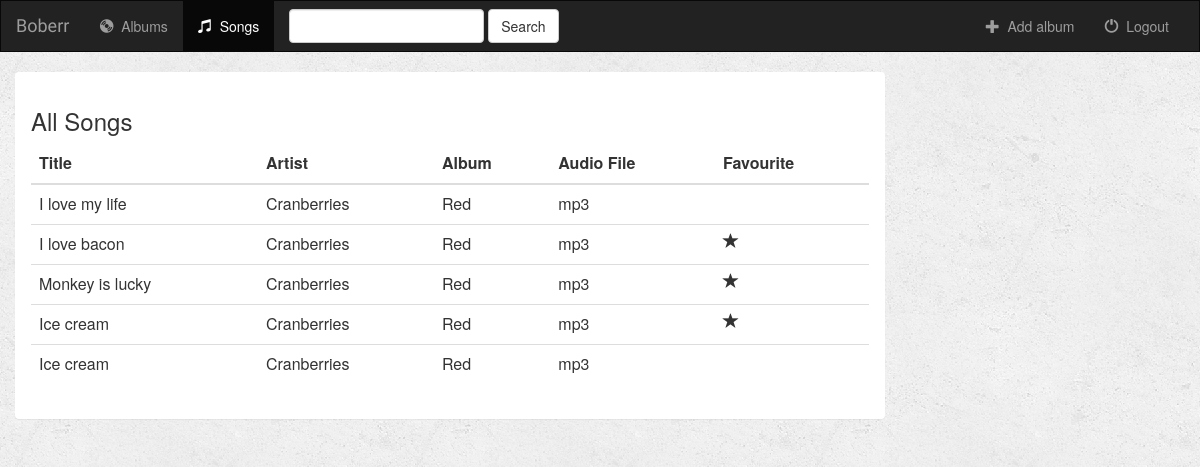
/music/songs/, run on an earlier commit of the app's database.
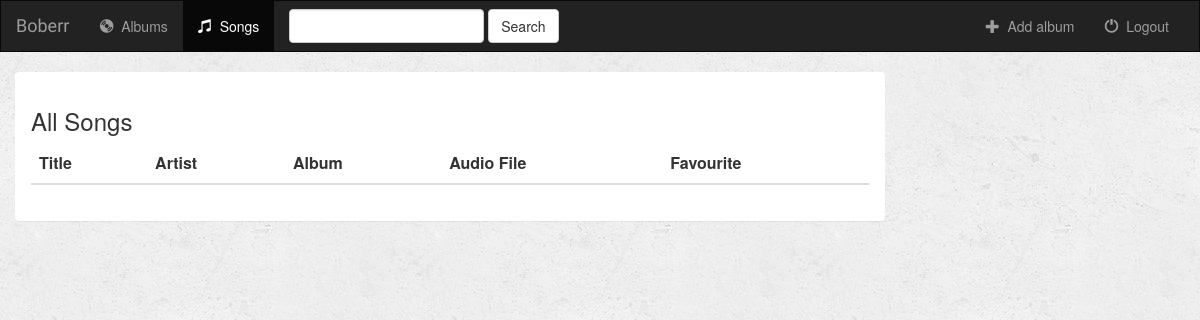
And on a later commit of the database.
### music/models.py (models this page shows, shortened)
class Song(models.Model):
    album = models.ForeignKey(Album, on_delete=models.CASCADE)
    file_type = models.CharField(max_length=16)
    song_title = models.CharField(max_length=256)
    is_favourite = models.BooleanField(default=False)

class Album(models.Model):
    artist = models.CharField(max_length=256)
    album_title = models.CharField(max_length=512)
    genre = models.CharField(max_length=128)
    album_logo = models.ImageField()

### music/views.py (the view)
# urls.py: path('songs/', views.SongListView.as_view(), name='songs'),
class SongListView(generic.ListView):
    template_name = 'music/songs.html'
    context_object_name = 'all_songs'
    def get_queryset(self):
        return Song.objects.all()

### music/templates/music/songs.html
{% extends 'music/base.html' %}
{% block songs_active %}active{% endblock %}
{% block body %}
<div class="container-fluid">
    <div class="row">
        <div class="col-md-9">
            <div class="panel panel-i">
                <div class="panel-body">
                    <h3>All Songs</h3>
                    <table class="table">
                        <thead>
                        <tr>
                            <th>Title</th>
                            <th>Artist</th>
                            <th>Album</th>
                            <th>Audio File</th>
                            <th>Favourite</th>
                        </tr>
                        </thead>
                        <tbody>
                        {% for song in all_songs %}
                            <tr>
                                <td>{{ song.song_title }}</td>
                                <td>{{ song.album.artist }}</td>
                                <td>{{ song.album.album_title }}</td>
                                <td>{{ song.file_type }}</td>
                                <td>
                                    {% if song.is_favourite %}
                                        <span class="glyphicon glyphicon-star"></span>
                                    {% endif %}
                                </td>
                            </tr>
                        {% endfor %}
                        </tbody>
                    </table>
                </div>
            </div>
        </div>
    </div>
</div>
{% endblock %}

### music/templates/music/base.html (shortened to what this page needs)
<html lang="en">
<head>
    {% load static %}
    <link href="https://maxcdn.bootstrapcdn.com/bootstrap/3.3.6/css/bootstrap.min.css" type="text/css" rel="stylesheet">
    <link rel="stylesheet" type="text/css" href="{% static 'music/style.css' %}" />
</head>
<body>
    <nav class="navbar navbar-inverse">
        <div class="container-fluid">
            <div class="navbar-header">
                <a class="navbar-brand" href="{% url 'music:index' %}">Boberr</a>
            </div>
            <div class="collapse navbar-collapse" id="topNavBar">
                <ul class="nav navbar-nav">
                    <li class="{% block index_active %}{% endblock %}">
                        <a href="{% url 'music:index' %}">
                            <span class="glyphicon glyphicon-cd" aria-hidden="true"></span>&nbsp; Albums
                        </a>
                    </li>
                    <li class="{% block songs_active %}{% endblock %}">
                        <a href="{% url 'music:songs' %}">
                            <span class="glyphicon glyphicon-music" aria-hidden="true"></span>&nbsp; Songs
                        </a>
                    </li>
                </ul>
                <form class="navbar-form navbar-left" role="search" method="get" action="#">
                    <div class="form-group">
                        <input type="text" class="form-control" name="q" value="">
                    </div>
                    <button type="submit" class="btn btn-default">Search</button>
                </form>
                <ul class="nav navbar-nav navbar-right">
                    <li class="">
                        <a href="{% url 'music:album_add' %}">
                            <span class="glyphicon glyphicon-plus" aria-hidden="true"></span>&nbsp; Add album
                        </a>
                    </li>
                    <li class="">
                        <a href="{% url 'music:logout' %}">
                            <span class="glyphicon glyphicon-off" aria-hidden="true"></span>&nbsp; Logout
                        </a>
                    </li>
                </ul>
            </div>
        </div>
    </nav>
    {% block body %}{% endblock %}
</body>
</html>

### music/static/music/style.css (style rules this page uses)
body { background: #eeeeee url("images/background.png"); }
.navbar { border-radius: 0; }
.navbar-brand { font-family: 'Satisfy', cursive; }

What changed in the data, as far as the page shows it:
removed Song: song_title "I love my life", album.artist "Cranberries", album.album_title "Red", file_type "mp3"
removed Song: song_title "I love bacon", album.artist "Cranberries", album.album_title "Red", file_type "mp3", is_favourite True (drawn)
removed Song: song_title "Monkey is lucky", album.artist "Cranberries", album.album_title "Red", file_type "mp3", is_favourite True (drawn)
removed Song: song_title "Ice cream", album.artist "Cranberries", album.album_title "Red", file_type "mp3", is_favourite True (drawn)
removed Song: song_title "Ice cream", album.artist "Cranberries", album.album_title "Red", file_type "mp3"
